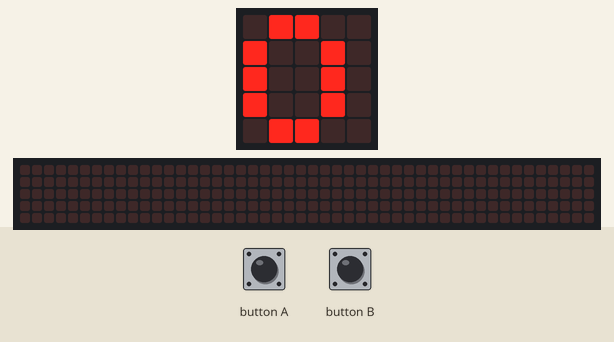
Bench run of a program on a simulated BBC micro:bit (MakeCode). Shown: the board's 5×5 LED display, a strip that is not on the board, showing the scrolling text unrolled. Inputs (shaded band) come from the test bench. The 48×5 strip is a reading aid, not a part: it shows the text the display is scrolling, unrolled, one strip-width of it at a time.

Above: at 1.2 s.
1.3 s: button B pressed for 0.15 s
At 1.92 s:
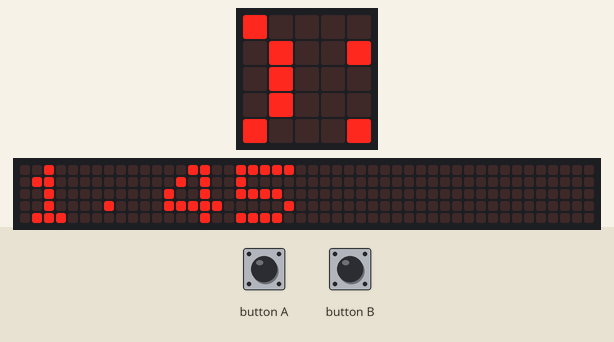
2.0 s: button B pressed for 0.15 s
At 10.41 s:
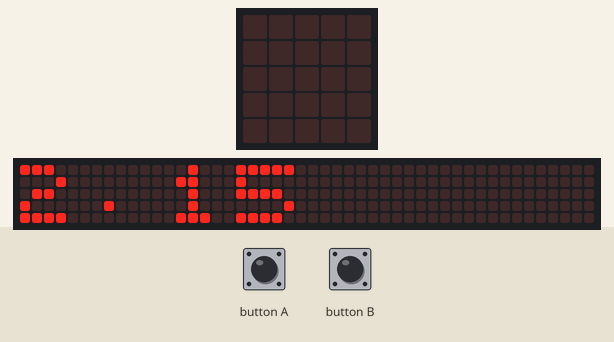

The program:

main.ts
```typescript
let start = 0
let Elapse = 0
input.onButtonPressed(Button.A, function () {
    start = input.runningTime()
})
input.onButtonPressed(Button.B, function () {
    Elapse = input.runningTime() - start
})
basic.forever(function () {
    basic.showNumber(Elapse / 1000)
})
```

test.ts
```typescript
// les tests vont ici ; cela ne sera pas compilé si ce paquet est utilisé en tant qu'extension.
```

Measured:
- after the input at 1.3 s, the display: first changes after 0.24 s (image 1 shows a later state)
